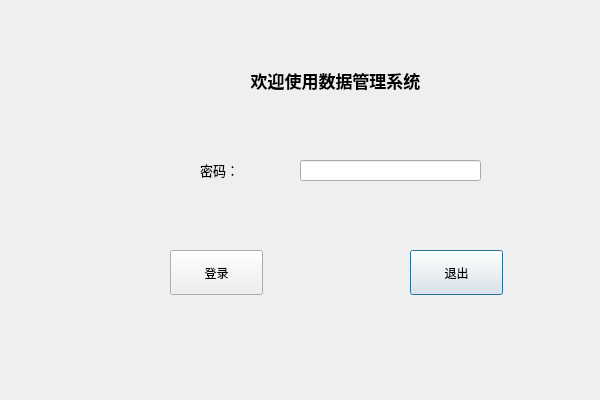
<?xml version="1.0" encoding="UTF-8"?>
<ui version="4.0">
 <class>LoginDialog</class>
 <widget class="QDialog" name="LoginDialog">
  <property name="geometry">
   <rect>
    <x>0</x>
    <y>0</y>
    <width>600</width>
    <height>400</height>
   </rect>
  </property>
  <property name="sizePolicy">
   <sizepolicy hsizetype="Fixed" vsizetype="Fixed">
    <horstretch>0</horstretch>
    <verstretch>0</verstretch>
   </sizepolicy>
  </property>
  <property name="minimumSize">
   <size>
    <width>600</width>
    <height>400</height>
   </size>
  </property>
  <property name="maximumSize">
   <size>
    <width>600</width>
    <height>400</height>
   </size>
  </property>
  <property name="windowTitle">
   <string>Dialog</string>
  </property>
  <widget class="QLabel" name="label">
   <property name="geometry">
    <rect>
     <x>210</x>
     <y>60</y>
     <width>251</width>
     <height>40</height>
    </rect>
   </property>
   <property name="font">
    <font>
     <family>Adobe Caslon Pro</family>
     <pointsize>13</pointsize>
     <weight>75</weight>
     <bold>true</bold>
    </font>
   </property>
   <property name="text">
    <string>欢迎使用数据管理系统</string>
   </property>
   <property name="alignment">
    <set>Qt::AlignCenter</set>
   </property>
  </widget>
  <widget class="QLabel" name="label_2">
   <property name="geometry">
    <rect>
     <x>200</x>
     <y>160</y>
     <width>72</width>
     <height>20</height>
    </rect>
   </property>
   <property name="font">
    <font>
     <pointsize>10</pointsize>
    </font>
   </property>
   <property name="text">
    <string>密码：</string>
   </property>
  </widget>
  <widget class="QLineEdit" name="pwdLineEdit">
   <property name="geometry">
    <rect>
     <x>300</x>
     <y>160</y>
     <width>181</width>
     <height>21</height>
    </rect>
   </property>
   <property name="echoMode">
    <enum>QLineEdit::Password</enum>
   </property>
  </widget>
  <widget class="QPushButton" name="quitBtn">
   <property name="geometry">
    <rect>
     <x>410</x>
     <y>250</y>
     <width>93</width>
     <height>45</height>
    </rect>
   </property>
   <property name="minimumSize">
    <size>
     <width>0</width>
     <height>45</height>
    </size>
   </property>
   <property name="maximumSize">
    <size>
     <width>16777215</width>
     <height>45</height>
    </size>
   </property>
   <property name="text">
    <string>退出</string>
   </property>
  </widget>
  <widget class="QPushButton" name="loginBtn">
   <property name="geometry">
    <rect>
     <x>170</x>
     <y>250</y>
     <width>93</width>
     <height>45</height>
    </rect>
   </property>
   <property name="minimumSize">
    <size>
     <width>0</width>
     <height>45</height>
    </size>
   </property>
   <property name="maximumSize">
    <size>
     <width>16777215</width>
     <height>45</height>
    </size>
   </property>
   <property name="text">
    <string>登录</string>
   </property>
  </widget>
 </widget>
 <resources/>
 <connections/>
</ui>
